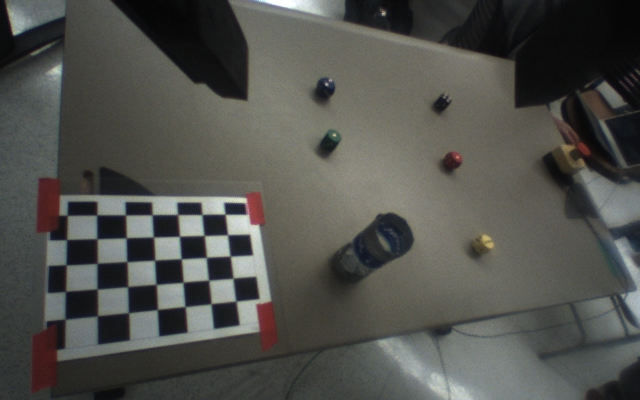
#> input picture test_cv/lib_image_seg/image1.png, 640 x 400 px, found by its file name
$ python test_find_object2.py lib_image_seg/image1.png   (older library calls are emulated)
#> lines starting #> are read from the running program, lines starting #| are printed output that depends on the picture
### test_cv/lib_cv_detection.py
#!/usr/bin/env python2
# -*- coding: utf-8 -*-

from PIL import Image
import cv2
import numpy as np
from lib_image_seg.lib_seg import *
from random import random
import numpy
from matplotlib import pyplot as plt


# def labeled_img = color_seg(img0):
# def res_ellipse, res_rects = find_squares(labeled_img):
def calc_distance(x1,y1,x2,y2):
    return sqrt( (x1-x2)**2+(y1-y2)**2)


# [27 lines left out: functions extract_rect, extract_ellipse, rander_color, not called in this run]

def pil2cv(pil_image):
    open_cv_image = np.array(pil_image)
    # Convert RGB to BGR
    open_cv_image = open_cv_image[:, :, ::-1].copy()
    return open_cv_image

# [25 lines left out: functions cv2pil, get_labeled_image, not called in this run]

def equalize_image(img, filter_size=5):
    img_yuv = cv2.cvtColor(img, cv2.COLOR_BGR2YUV)
    img_yuv[:,:,0] = cv2.equalizeHist(img_yuv[:,:,0])
    # convert the YUV image back to RGB format
    img_output = cv2.cvtColor(img_yuv, cv2.COLOR_YUV2BGR)

    kernel = np.ones((filter_size,filter_size),np.float32)/(filter_size*filter_size)
    img_output = cv2.filter2D(img_output,-1,kernel)

    return img_output

# Segment image, return the labeled_img
def color_seg(img0,
        neighbor = 8,
        sigma = 0.5,
        K = 1000.0,
        min_size = 100):
    size = (img0.shape[1], img0.shape[0])

    img=pil2cv(img0)
    # img.show()

    try:
        neighbor = int(sys.argv[2])
        if neighbor != 4 and neighbor!= 8:
            print 'Invalid neighborhood choosed. The acceptable values are 4 or 8.'
            print 'Segmenting with 4-neighborhood...'
        sigma = float(sys.argv[1])
        K = float(sys.argv[3])
        min_size = int(sys.argv[4])
    except:
        pass

    grid = gaussian_grid(sigma)

    b,g,r = cv2.split(img)

    r = filter_image(r, grid)
    g = filter_image(g, grid)
    b = filter_image(b, grid)


    smooth = (r, g, b)
    diff = diff_rgb

    # print "before building graph"

    graph = build_graph(smooth, size[1], size[0], diff, neighbor == 8)
    forest = segment_graph(graph, size[0]*size[1], K, min_size, threshold)

    # seg_result_image = generate_image(forest, size[1], size[0])
    labeled_img = get_labeled_image(forest, size[1], size[0])

    # print 'Number of components: %d' % forest.num_sets

    return labeled_img

# input a image with multiple labels (mask s), find the squares inside them
# [136 lines left out: functions find_squares, find_square, not called in this run]


# This calls: equalize_image, color_seg, find_squares, to find all the squares(objects)
def find_all_objects(img0,
        FLAG_DRAW_SQURAE_TO_IMAGE=False,
        IMAGE_RESIZE_SCALE=0.5,
    ):

    img=img0.copy()

    # --------------------------------------------------
    img = cv2.resize(img, (0,0), fx=IMAGE_RESIZE_SCALE, fy=IMAGE_RESIZE_SCALE)

    height, width, depth = img.shape

    # pre processing
    img=equalize_image(img)

    # Segment image, and then label them
    # print "start segmenting image"
    labeled_img=color_seg(img,neighbor = 8,
        sigma = 0.5,
        K = 800.0,
        min_size = 200)


    # Find the squares(object)
    res_rects = find_squares(labeled_img)

    # draw
    if FLAG_DRAW_SQURAE_TO_IMAGE:

        n_rects=len(res_rects)
        print "Find ", n_rects, " rectangulars !"

        colored_image= rander_color(labeled_img)
        cv2.imshow("colored label image", colored_image)
        cv2.waitKey(10)

        for i in range(n_rects):

            rect=res_rects[i]
            (x, y, radius_x, radius_y, angle)=extract_rect(rect)

            color=[0,0,255]
            cv2.drawContours(img, [rect], 0, color, 2)
            print "x={%.2f}, y={%.2f}, angle={%.2f}\n"%(x, y, angle)

        cv2.imshow("img with objects marked in rects", img)
        cv2.waitKey()
        cv2.destroyAllWindows()

    # Restore the scale of the rects
    res_rects = [rect/IMAGE_RESIZE_SCALE for rect in res_rects]
    return res_rects, labeled_img
    '''
    Test case {
        rects, labeled_img = find_all_objects(img, FLAG_DRAW_SQURAE_TO_IMAGE=False, IMAGE_RESIZE_SCALE=0.5)
        colored_image = find_all_objects_then_draw(rects, labeled_img, IF_PRINT=True)
        cv2.imshow("colored image", colored_image), cv2.waitKey(), cv2.destroyAllWindows()
    }
    '''

# draw the colored_image with marked rectangulars of objects
# [167 lines left out: functions find_all_objects_then_draw, refine_image_mask, find_object_in_middle, get_color_median, crop_image, create_blob_detector and 1 more, not called in this run]

### test_cv/test_find_object2.py

#!/usr/bin/env python2
# -*- coding: utf-8 -*-

import cv2

from lib_image_seg.lib_main import *
from lib_image_seg.lib_cv_detection import *

import os, sys
CURRENT_PATH=os.path.join( os.path.dirname(__file__) )+"/"
if CURRENT_PATH[0]=='/':
    CURRENT_PATH="."+CURRENT_PATH

if __name__ == '__main__':

    Filename=CURRENT_PATH+"/lib_image_seg/image1"

    s = ""
    # s = '_'.join(sys.argv[1:])
    FILENAME_OUT=Filename+"_"+s+".png"

    img=cv2.imread(Filename+".png")
#> img is the input picture: shape (400, 640, 3); mean B, G, R 77.1, 81.7, 81.1

    rects, labeled_img = find_all_objects(img, FLAG_DRAW_SQURAE_TO_IMAGE=False, IMAGE_RESIZE_SCALE=0.5)
#> in equalize_image, `img_yuv = cv2.cvtColor(img, cv2.COLOR_BGR2YUV)`: img_yuv: shape (200, 320, 3); mean of channels 0, 1, 2 81.1, 126.2, 128.2
#> in equalize_image, `img_yuv[:,:,0] = cv2.equalizeHist(img_yuv[:,:,0])`: img_yuv: shape (200, 320, 3); mean of channels 0, 1, 2 128.4, 126.2, 128.2
#> in equalize_image, `img_output = cv2.cvtColor(img_yuv, cv2.COLOR_YUV2BGR)`:
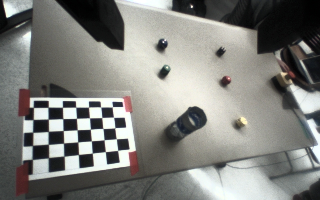
#> img_output: shape (200, 320, 3); mean B, G, R 124.8, 129.1, 128.5
#> in equalize_image, `img_output = cv2.filter2D(img_output,-1,kernel)`:
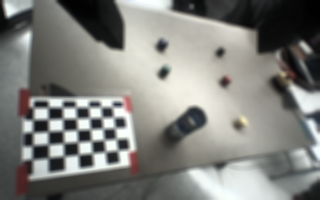
#> img_output: shape (200, 320, 3); mean B, G, R 124.8, 129.1, 128.5
#> (the run stopped early here; a loop or call above may not have finished)

$ run again, with test_cv/lib_image_seg/image2.png copied over test_cv/lib_image_seg/image1.png
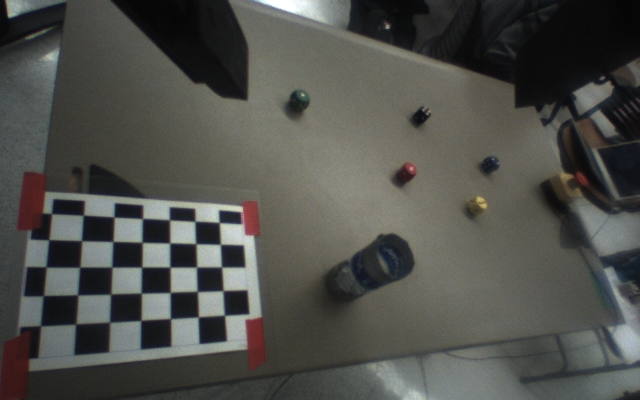
#> input picture test_cv/lib_image_seg/image2.png, 640 x 400 px, found by its file name
#> img is the input picture: shape (400, 640, 3); mean B, G, R 75.7, 80.1, 79.7
#> img: shape (200, 320, 3)
#> in equalize_image, `img_output = cv2.cvtColor(img_yuv, cv2.COLOR_YUV2BGR)`:
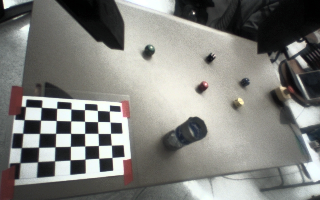
#> img_output: shape (200, 320, 3); mean B, G, R 124.8, 129, 128.6
#> in equalize_image, `img_output = cv2.filter2D(img_output,-1,kernel)`:
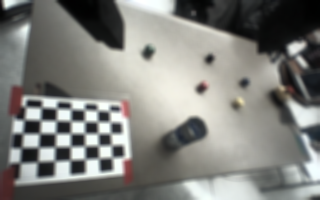
#> img_output: shape (200, 320, 3); mean B, G, R 124.8, 129, 128.6

$ run again, with test_cv/lib_image_seg/image30.png copied over test_cv/lib_image_seg/image1.png
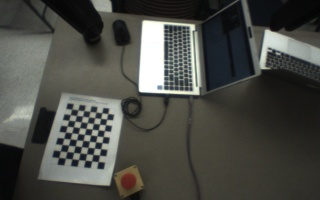
#> input picture test_cv/lib_image_seg/image30.png, 320 x 200 px, found by its file name
#> img is the input picture: shape (200, 320, 3); mean B, G, R 69.8, 75.2, 74.3
#> img: shape (100, 160, 3)
#> in equalize_image, `img_output = cv2.cvtColor(img_yuv, cv2.COLOR_YUV2BGR)`:
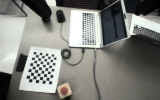
#> img_output: shape (100, 160, 3); mean B, G, R 124.3, 129.3, 128.4
#> in equalize_image, `img_output = cv2.filter2D(img_output,-1,kernel)`:
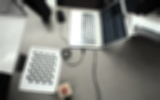
#> img_output: shape (100, 160, 3); mean B, G, R 124.4, 129.3, 128.4
